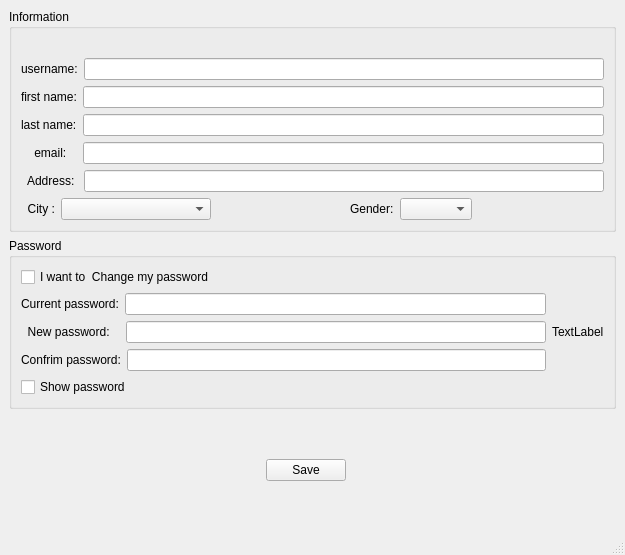
<?xml version="1.0" encoding="UTF-8"?>
<ui version="4.0">
 <class>profileSetting</class>
 <widget class="QMainWindow" name="profileSetting">
  <property name="geometry">
   <rect>
    <x>0</x>
    <y>0</y>
    <width>625</width>
    <height>555</height>
   </rect>
  </property>
  <property name="minimumSize">
   <size>
    <width>625</width>
    <height>555</height>
   </size>
  </property>
  <property name="maximumSize">
   <size>
    <width>625</width>
    <height>555</height>
   </size>
  </property>
  <property name="windowTitle">
   <string>MainWindow</string>
  </property>
  <widget class="QWidget" name="centralwidget">
   <layout class="QGridLayout" name="gridLayout_3">
    <item row="1" column="0">
     <widget class="QGroupBox" name="groupBox_2">
      <property name="title">
       <string>Password</string>
      </property>
      <layout class="QGridLayout" name="gridLayout_2">
       <item row="2" column="0">
        <widget class="QCheckBox" name="showPasswordLabel">
         <property name="enabled">
          <bool>true</bool>
         </property>
         <property name="text">
          <string>Show password</string>
         </property>
        </widget>
       </item>
       <item row="1" column="1">
        <widget class="QLabel" name="securityLevelLabel">
         <property name="text">
          <string>TextLabel</string>
         </property>
        </widget>
       </item>
       <item row="1" column="0">
        <layout class="QVBoxLayout" name="verticalLayout">
         <item>
          <layout class="QHBoxLayout" name="horizontalLayout_6">
           <item>
            <widget class="QLabel" name="label_6">
             <property name="text">
              <string>Current password:</string>
             </property>
            </widget>
           </item>
           <item>
            <widget class="QLineEdit" name="currentPasswordLineEdit">
             <property name="minimumSize">
              <size>
               <width>250</width>
               <height>0</height>
              </size>
             </property>
             <property name="maximumSize">
              <size>
               <width>16777210</width>
               <height>16777215</height>
              </size>
             </property>
             <property name="echoMode">
              <enum>QLineEdit::Password</enum>
             </property>
            </widget>
           </item>
          </layout>
         </item>
         <item>
          <layout class="QHBoxLayout" name="horizontalLayout_7">
           <item>
            <widget class="QLabel" name="label_7">
             <property name="text">
              <string>  New password:   </string>
             </property>
            </widget>
           </item>
           <item>
            <widget class="QLineEdit" name="newPasswordLineEdit">
             <property name="minimumSize">
              <size>
               <width>250</width>
               <height>0</height>
              </size>
             </property>
             <property name="echoMode">
              <enum>QLineEdit::Password</enum>
             </property>
            </widget>
           </item>
          </layout>
         </item>
         <item>
          <layout class="QHBoxLayout" name="horizontalLayout_8">
           <item>
            <widget class="QLabel" name="label_8">
             <property name="text">
              <string>Confrim password:</string>
             </property>
            </widget>
           </item>
           <item>
            <widget class="QLineEdit" name="confrimPasswordLineEdit">
             <property name="minimumSize">
              <size>
               <width>250</width>
               <height>0</height>
              </size>
             </property>
             <property name="echoMode">
              <enum>QLineEdit::Password</enum>
             </property>
            </widget>
           </item>
          </layout>
         </item>
        </layout>
       </item>
       <item row="0" column="0">
        <widget class="QCheckBox" name="changePasswordcheckBox">
         <property name="text">
          <string>I want to  Change my password</string>
         </property>
        </widget>
       </item>
      </layout>
     </widget>
    </item>
    <item row="2" column="0">
     <spacer name="verticalSpacer">
      <property name="orientation">
       <enum>Qt::Vertical</enum>
      </property>
      <property name="sizeHint" stdset="0">
       <size>
        <width>20</width>
        <height>40</height>
       </size>
      </property>
     </spacer>
    </item>
    <item row="0" column="0">
     <widget class="QGroupBox" name="groupBox">
      <property name="title">
       <string>Information</string>
      </property>
      <layout class="QGridLayout" name="gridLayout">
       <item row="1" column="0">
        <layout class="QVBoxLayout" name="verticalLayout_2">
         <item>
          <layout class="QHBoxLayout" name="horizontalLayout">
           <item>
            <widget class="QLabel" name="label">
             <property name="text">
              <string>username:</string>
             </property>
            </widget>
           </item>
           <item>
            <widget class="QLineEdit" name="usernameLineEdit">
             <property name="readOnly">
              <bool>true</bool>
             </property>
            </widget>
           </item>
          </layout>
         </item>
         <item>
          <layout class="QHBoxLayout" name="horizontalLayout_2">
           <item>
            <widget class="QLabel" name="label_2">
             <property name="text">
              <string>first name:</string>
             </property>
            </widget>
           </item>
           <item>
            <widget class="QLineEdit" name="firstNameLineEdit"/>
           </item>
          </layout>
         </item>
         <item>
          <layout class="QHBoxLayout" name="horizontalLayout_3">
           <item>
            <widget class="QLabel" name="label_3">
             <property name="text">
              <string>last name:</string>
             </property>
            </widget>
           </item>
           <item>
            <widget class="QLineEdit" name="lastNameLineEdit"/>
           </item>
          </layout>
         </item>
         <item>
          <layout class="QHBoxLayout" name="horizontalLayout_4">
           <item>
            <widget class="QLabel" name="label_4">
             <property name="text">
              <string>    email:   </string>
             </property>
            </widget>
           </item>
           <item>
            <widget class="QLineEdit" name="emailLineEdit"/>
           </item>
          </layout>
         </item>
         <item>
          <layout class="QHBoxLayout" name="horizontalLayout_5">
           <item>
            <widget class="QLabel" name="label_5">
             <property name="text">
              <string>  Address: </string>
             </property>
            </widget>
           </item>
           <item>
            <widget class="QLineEdit" name="addressLineEdit"/>
           </item>
          </layout>
         </item>
        </layout>
       </item>
       <item row="0" column="0">
        <widget class="QLabel" name="IdLabel">
         <property name="text">
          <string/>
         </property>
        </widget>
       </item>
       <item row="2" column="0">
        <layout class="QHBoxLayout" name="horizontalLayout_9">
         <item>
          <widget class="QLabel" name="label_9">
           <property name="text">
            <string>  City :</string>
           </property>
          </widget>
         </item>
         <item>
          <widget class="QComboBox" name="comboBox">
           <property name="minimumSize">
            <size>
             <width>150</width>
             <height>0</height>
            </size>
           </property>
          </widget>
         </item>
         <item>
          <spacer name="horizontalSpacer_4">
           <property name="orientation">
            <enum>Qt::Horizontal</enum>
           </property>
           <property name="sizeHint" stdset="0">
            <size>
             <width>40</width>
             <height>20</height>
            </size>
           </property>
          </spacer>
         </item>
         <item>
          <widget class="QLabel" name="label_11">
           <property name="text">
            <string>Gender:</string>
           </property>
          </widget>
         </item>
         <item>
          <widget class="QComboBox" name="genderComboBox"/>
         </item>
         <item>
          <spacer name="horizontalSpacer">
           <property name="orientation">
            <enum>Qt::Horizontal</enum>
           </property>
           <property name="sizeHint" stdset="0">
            <size>
             <width>40</width>
             <height>20</height>
            </size>
           </property>
          </spacer>
         </item>
        </layout>
       </item>
      </layout>
     </widget>
    </item>
    <item row="3" column="0">
     <layout class="QHBoxLayout" name="horizontalLayout_10">
      <item>
       <spacer name="horizontalSpacer_3">
        <property name="orientation">
         <enum>Qt::Horizontal</enum>
        </property>
        <property name="sizeHint" stdset="0">
         <size>
          <width>40</width>
          <height>20</height>
         </size>
        </property>
       </spacer>
      </item>
      <item>
       <widget class="QPushButton" name="saveBtn">
        <property name="minimumSize">
         <size>
          <width>50</width>
          <height>0</height>
         </size>
        </property>
        <property name="text">
         <string>Save</string>
        </property>
       </widget>
      </item>
      <item>
       <widget class="QLabel" name="label_10">
        <property name="text">
         <string/>
        </property>
       </widget>
      </item>
      <item>
       <spacer name="horizontalSpacer_2">
        <property name="orientation">
         <enum>Qt::Horizontal</enum>
        </property>
        <property name="sizeHint" stdset="0">
         <size>
          <width>40</width>
          <height>20</height>
         </size>
        </property>
       </spacer>
      </item>
     </layout>
    </item>
    <item row="4" column="0">
     <spacer name="verticalSpacer_2">
      <property name="orientation">
       <enum>Qt::Vertical</enum>
      </property>
      <property name="sizeHint" stdset="0">
       <size>
        <width>20</width>
        <height>40</height>
       </size>
      </property>
     </spacer>
    </item>
   </layout>
  </widget>
  <widget class="QMenuBar" name="menubar">
   <property name="geometry">
    <rect>
     <x>0</x>
     <y>0</y>
     <width>625</width>
     <height>26</height>
    </rect>
   </property>
  </widget>
  <widget class="QStatusBar" name="statusbar"/>
 </widget>
 <resources/>
 <connections/>
</ui>
